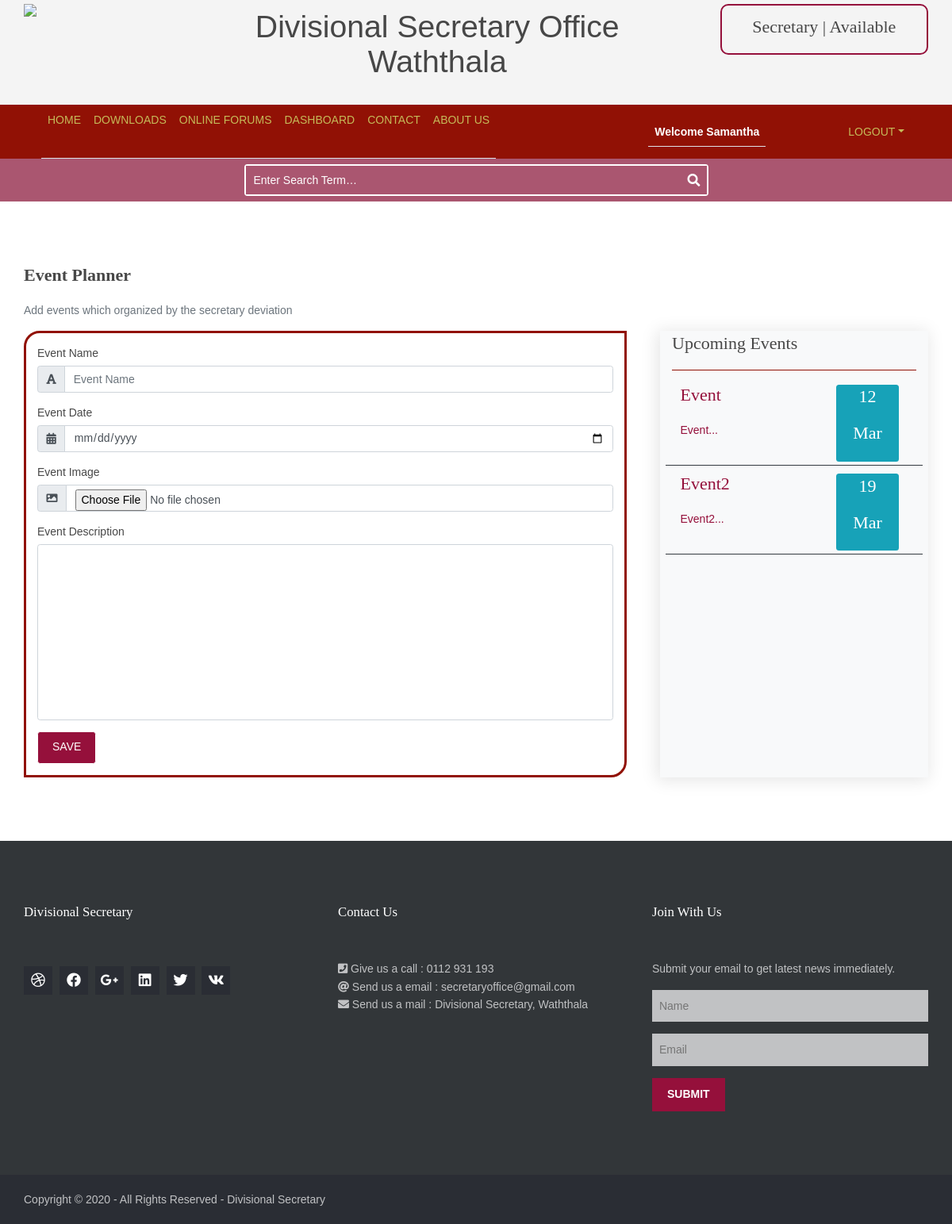
/event.php (signed in), run on the app's committed database.
### tables this page shows
CREATE TABLE `events` (
  `e_id` int(11) NOT NULL,
  `e_name` varchar(50) NOT NULL,
  `e_date` date NOT NULL,
  `e_image` varchar(500) NOT NULL,
  `e_description` varchar(500) NOT NULL,
  `e_postDate` datetime NOT NULL DEFAULT CURRENT_TIMESTAMP
);

### event.php (the view, shortened to what this page needs)
<?php
    include 'support/header.php';
    require_once("connection/connection.php");
?>
<?php
    if(isset($_SESSION["EVENT_ID"])){
        $id = $_SESSION["EVENT_ID"];
        unset($_SESSION["EVENT_ID"]);
        $sql = "SELECT * FROM events WHERE e_id ='$id'";
        $result = mysqli_query($conn,$sql);
        mail("tiran2323@gmail.com","Hello","hello","From:tiran2323@gmail.com");
        if($result){
            $event = mysqli_fetch_assoc($result);
?>
    <div class="container">
        <div class="card">
			<div class="card-header">
				<h1 class="text-center" style="font-family: 'Segoe UI', Tahoma, Geneva, Verdana, sans-serif;"><?php echo $event["e_name"]; ?></h1>
			</div>
			<img src="/uploadFiles/images/<?php echo $event["e_image"]; ?>" alt="Event Image" class="card-img-top" style="transform: none;">
                <div class="card-body">
                    <div class="row" >
						<h6  style="font-size: 1em; font-family: 'Segoe UI', Tahoma, Geneva, Verdana, sans-serif;">Post date:<?php echo $event["e_postDate"]; ?> </h6>
					</div>
					<div class="card-text">
						<p><?php echo $event["e_description"]; ?></p>
					</div>
                </div>
				<div class="card-footer">
					<h1 style="font-size: 1em; font-family: 'Segoe UI', Tahoma, Geneva, Verdana, sans-serif;">Event Date: <?php echo $event["e_date"]; ?></h1>
				</div>
        </div>
		<div class="row m-1 justify-content-center">
			<div class="col">
                <form action="php/event-add.php" method="GET">
                    <input type="hidden" name="edit_id" value="<?php echo $event["e_id"]; ?>">
					<input type="submit" class="btn btn-success" name="event_edit" id="event_edit" style="background:green; "  value="Edit">
                </form>
			</div>
		</div>
		<div class="row m-1 justify-content-center">
			<div class="col">
				<form action="php/event-add.php" method="GET">
                    <input type="hidden" name="delete_id" value="<?php echo $event["e_id"]; ?>">
					<input  type="submit" class="btn btn-success"  value="Delete" name="event_delete" id="event_delete" onclick="return confirm('Are you sure to delete this event?');">
                </form>
			</div>
		</div>
    </div>
<?php
		include 'support/footer.php';
?>
<?php
        }else{
            die("Error".mysqli_error());
        }
    }else{
?>
<body>
    <div class="container">
        <div class="m-2 m-md-0">
            <h1 class="font-weight-bold event_topic">Event planner</h1>
            <p class="text-muted">Add events which organized by the secretary deviation</p>
        </div>
        <div class="row m-2 m-lg-0 justify-content-md-center">
            <form method="post" action="php/event-add.php" enctype="multipart/form-data"  onsubmit="return validateForm()" class="event_form col-lg-8" style="font-family: 'Lucida Sans', 'Lucida Sans Regular', 'Lucida Grande', 'Lucida Sans Unicode', Geneva, Verdana, sans-serif;">
                <div>
                    <div class="form-group ">
                        <label for="event_name">Event Name</label>
                        <div class="input-group">
                            <div class="input-group-prepend">
                                <div class="input-group-text"><i class="fa fa-font"></i></div>
                            </div>
                            <input type="text" name="event_name" id="event_name" class="form-control" value="<?php if(isset($edit_event)){ echo $edit_event['e_name'];}?>" placeholder="Event Name"/>
                        </div>
                    </div>
                    <div class="form-group">
                        <label for="event_date">Event Date</label>
                        <div class="input-group">
                            <div class="input-group-prepend">
                                <div class="input-group-text"><i class="fa fa-calendar-alt"></i></div>
                            </div>
                            <input type="date" name="event_date" id="event_date" value="<?php if(isset($edit_event)){ echo $edit_event['e_date'];}?>" class="form-control" />
                        </div>
                    </div>
                    <div class="form-group">
                        <label for="event_image">Event Image</label>
                        <div class="input-group">
                            <div class="input-group-prepend">
                                <div class="input-group-text"><i class="fa fa-image"></i></div>
                            </div>
                            <input type="file" name="event_image" value="<?php if(isset($edit_event)){ echo $edit_event['e_image'];}?>" id="event_image" class="form-control" />
                        </div>
                    </div>
                    <div class="form-group">
                        <label for="event_description">Event Description</label>
                        <div class="input-group">
                            <textarea class="form-control" name="event_description" id="event_description" cols="0" rows="10" ><?php if(isset($edit_event)){ echo $edit_event['e_description'];}?> </textarea>
                        </div>
                    </div>
                    <div>
                        <input class="btn" type="submit" name="<?php if(isset($edit_event)){ echo 'event_update';}else{ echo 'event_save';}?>" value="<?php if(isset($edit_event)){ echo 'Update';}else{ echo 'Save';}?>" >
                    </div>
                </div>
            </form>
            <div class="bg-light col ml-lg-5 mt-lg-0 mt-3 event_side_main ">
                <div class="event_side">
                    <div class="topic_line">
                        <h1 class="font-weight-lighter mt-1">Upcoming Events</h1>
                    </div>
                    <div class="upcoming_events p-2 mt-2">
                        <?php
                                $events = array();
                                $sql = "SELECT * FROM events LIMIT 5";
                                $result = mysqli_query($conn, $sql);
                                while($row = mysqli_fetch_object($result)){
                                    $events[] = $row;
                                }
                                if(count($events) > 0){
                                    foreach($events as $event){
                                        $date = $event->e_date;
                                        $month = date('M', strtotime($date));
                                        $day = date('d', strtotime($date));
                                        $description = $event->e_description;
                        ?>
                        <a href="php/event-add.php?view_id=<?php echo $event->e_id; ?>" class="text-decoration-none">
                                <div class=" row upcoming_event mb-2 border-bottom border-dark p-1">
                                    <div class="col-8">
                                        <h1><?php echo $event->e_name ?></h1>
                                        <p> <?php echo implode(' ',array_slice(explode(' ',$description),0,3)) ?>...</p>
                                    </div>
                                    <div class="col-3 badge badge-info">
                                        <h1><?php echo $day ?></h1>
                                        <h1><?php echo $month ?></h1>
                                </div>
                            </div>
                        </a>
                        <?php
                                    }
                                }
                        ?>
                    </div>
                </div>
            </div>
        </div>
    </div>
    <?php
		include 'support/footer.php';
	?>
<?php
    }
?>

### layout/styles/layout.css (style rules this page uses)
.container { padding:80px 0; }
body { color:#474747; background-color:#FFFFFF; }
a { color:#95103B; }
.btn, .btn.inverse:hover { color:#FFFFFF; background-color:#95103B; border-color:#95103B; }
.event_topic { font-family: Cambria, Cochin, Georgia, Times, 'Times New Roman', serif; }
.event_form { padding:1em; border: solid #911105; border-radius: 20px 0 20px 0; }
.event_side_main { box-shadow: -2px 2px 20px 2px rgba(0, 0, 0, 0.1); width: 100%; }
.topic_line { width: 100%; height: auto; border-bottom: 1px solid #911105; }

### layout/styles/framework.css (style rules this page uses)
html { overflow-y:scroll; overflow-x:hidden; }
html, body { margin:0; padding:0; font-size:14px; line-height:1.6em; }
*, *::before, *::after { box-sizing:border-box; }
.btn { display:inline-block; padding:8px 18px 10px; text-transform:uppercase; border:1px solid; }
a { outline:none; text-decoration:none; }
body, input, textarea, select { font-family:Verdana, Geneva, sans-serif; }
h1, h2, h3, h4, h5, h6, .heading { font-family:Georgia, "Times New Roman", Times, serif; }
form, fieldset, legend { margin:0; padding:0; border:none; }
label, input, textarea, select, button { display:block; resize:none; outline:none; color:inherit; font-size:inherit; font-family:inherit; vertical-align:middle; }
label { margin-bottom:5px; }
::placeholder { opacity:1; }
h1, h2, h3, h4, h5, h6, .heading { margin:0 0 20px 0; font-size:22px; line-height:normal; font-weight:normal; text-transform:capitalize; }

### data on the page
events: e_name "Event", e_description "Event", e_date "12", e_date "Mar"
events: e_name "Event2", e_description "Event2", e_date "19", e_date "Mar"

### other printed values
$_SESSION['username'] "Samantha"
